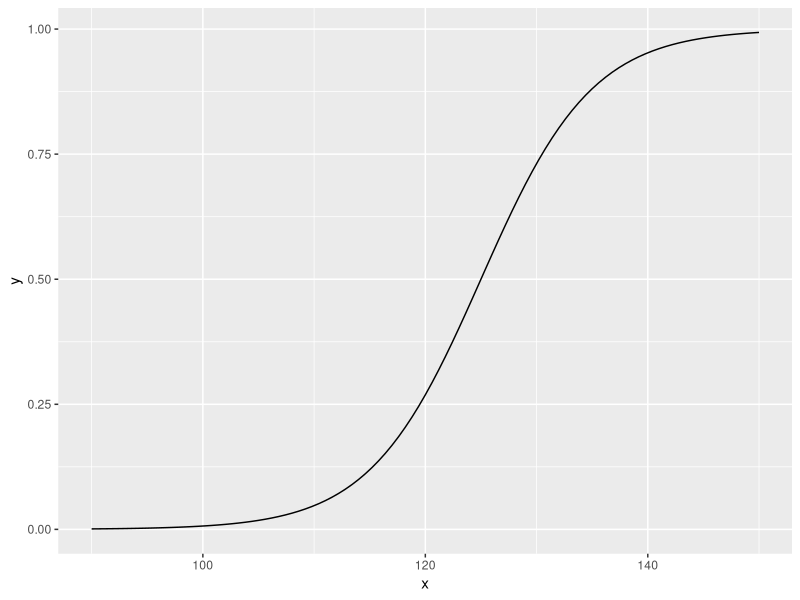
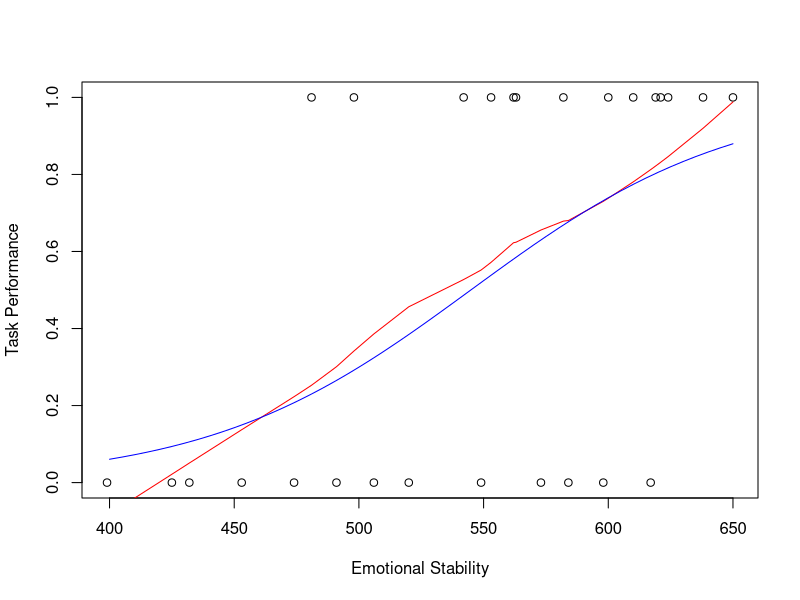

The R source for these figures, in order:
## ---- chunk 1
library(ggplot2)

X = seq (90, 150)

sigmoid = function(x) {
  exp(-25 + 0.2 * x) / (1 + exp(-25 + 0.2 * x))
}

ggplot(data.frame(x=X), aes(x=x)) +
      stat_function(fun=sigmoid, geom="line") +
      xlab("x") + ylab("y")
## ---- chunk 2
print(sigmoid(115))
## ---- chunk 3
# The formula is $X = (ln(P / (1 - P)) - B_0) / B_1$
print((log(0.5 / (1 - 0.5)) - (-25)) / 0.2)
## ---- chunk 4
# The odds formula is $p / (1 - p)$
odds = function(x) {
  x / (1 - x)
}

odds130 = odds(sigmoid(130))
odds131 = odds(sigmoid(131))

oddsRatio = odds131 / odds130

print(oddsRatio)
print(exp(0.2))

# Odds ratio and beta_1 are equal (at least within 12 decimal points)
print(round(oddsRatio, 12) == round(exp(0.2), 12))
## ---- chunk 5
taskperf = c(0, 0, 0, 1, 1, 0, 0, 1, 1,
             1, 1, 1, 1, 0, 1, 0, 1, 0,
             1, 0, 0, 0, 1, 0, 1, 0, 1)

emostab = c(474, 432, 453, 481, 619, 584, 399, 582, 638,
            624, 542, 650, 553, 425, 563, 549, 498, 520,
            610, 598, 491, 617, 621, 573, 562, 506, 600)

plot (emostab, taskperf, xlab="Emotional Stability", ylab="Task Performance")
lines (lowess (taskperf ~ emostab), col='red')
logistic.fit = glm (taskperf ~ emostab, family=binomial)
summary (logistic.fit)

emostab.seq = seq(400, 650, by=5)
X <- cbind(1, emostab.seq)
betahat = coefficients(logistic.fit)
Xb <- X %*% betahat
prob <- exp(Xb)/(1+exp(Xb))

lines(emostab.seq, prob, col='blue')
## ---- chunk 6
# Obtaining exp(beta_1) value
print(exp(0.018920))
